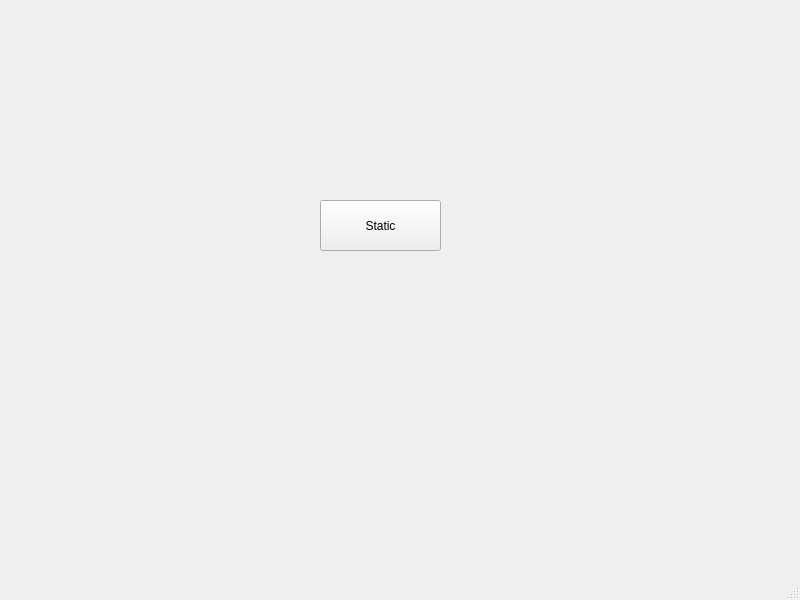
<?xml version="1.0" encoding="UTF-8"?>
<ui version="4.0">
 <class>BRBooth</class>
 <widget class="QMainWindow" name="BRBooth">
  <property name="geometry">
   <rect>
    <x>0</x>
    <y>0</y>
    <width>800</width>
    <height>600</height>
   </rect>
  </property>
  <property name="windowTitle">
   <string>BRBooth</string>
  </property>
  <widget class="QWidget" name="centralwidget">
   <widget class="QPushButton" name="pushButton">
    <property name="geometry">
     <rect>
      <x>320</x>
      <y>200</y>
      <width>121</width>
      <height>51</height>
     </rect>
    </property>
    <property name="text">
     <string>Static</string>
    </property>
   </widget>
  </widget>
  <widget class="QMenuBar" name="menubar">
   <property name="geometry">
    <rect>
     <x>0</x>
     <y>0</y>
     <width>800</width>
     <height>21</height>
    </rect>
   </property>
  </widget>
  <widget class="QStatusBar" name="statusbar"/>
 </widget>
 <resources/>
 <connections/>
</ui>
